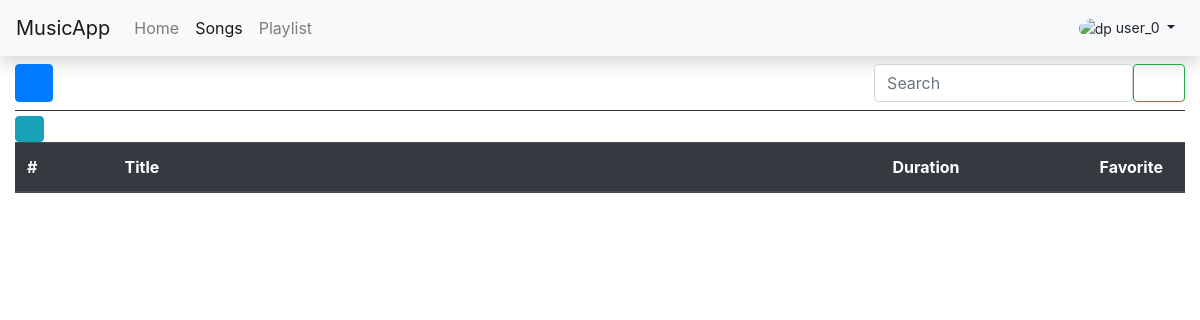
Page /music/songs (signed in) on the earlier database version.
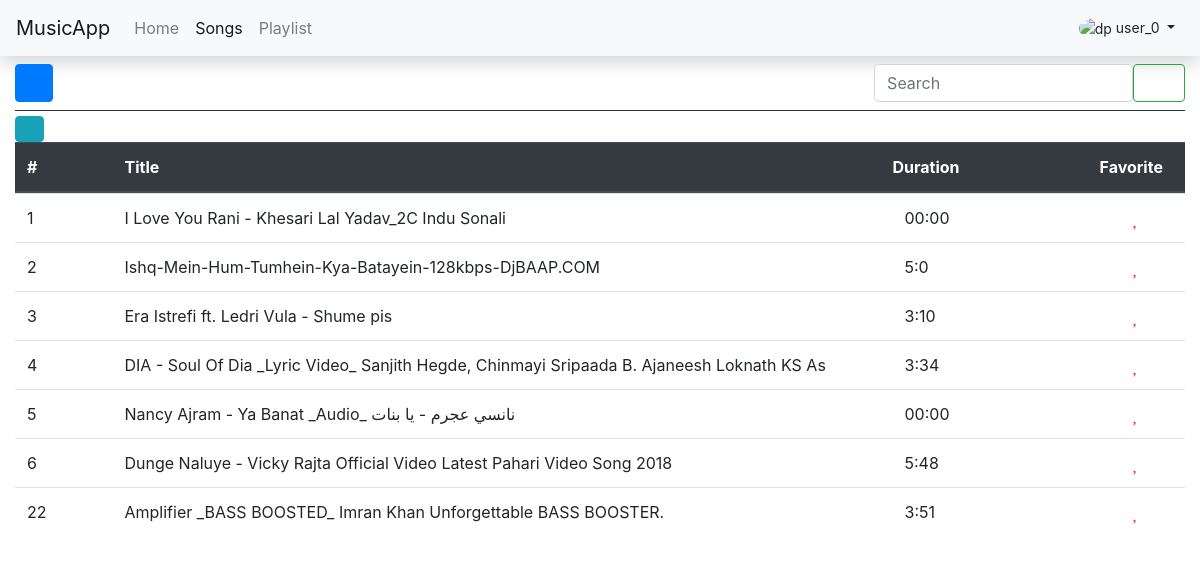
Same page on the later database version.
### music/models.py (models this page shows, shortened)
class Song(models.Model):
    song_title = models.CharField(max_length=250)
    song_artist = models.CharField(max_length=250)
    song_duration = models.CharField(max_length=6, default='00:00')
    song_file = models.FileField(blank=True, null=True)
    song_scope = models.CharField(max_length=20, choices=SCOPE)
    song_released_on = models.CharField(max_length=4, blank=True, null=True)
    song_cover = models.ImageField(blank=True, null=True, upload_to='img')
    song_added_by = models.ForeignKey(User,
                                      null=True,
                                      on_delete=models.CASCADE)

### music/views.py (the view)
# urls.py: path('songs', views.songs_view, name='songs'),
@login_required(login_url='/music/')
def songs_view(request):
    return render(request, 'music/songs.html', {
        'pg_active': True,
    })

### music/templates/music/songs.html (shortened to what this page needs)
{% extends 'music/base.html' %}
{% block songs_link %}
<li class="nav-item active">
    <a class="nav-link" href={% url 'music:songs' %}>Songs <span class="sr-only">(current)</span></a>
</li>
{% endblock songs_link %}
{% block current_username %}
{{user.username}}
{% endblock current_username %}
{% block content %}
<div class="container-fluid px-0">
    <div class="row my-0 my-sm-2 ">
        <div class="col-md-6 col-sm-4 col-2 my-2 my-sm-0">
            <button type="button" class="btn btn-primary float-left rounded-30" data-toggle="modal"
                data-target="#dndadd"><i class="fas fa-plus" data-toggle='tooltip' data-title='Add Songs'
                    data-placement='right'></i></button>
        </div>
        <div class="col-md-6 col-sm-8 col-10 my-0 my-sm-0">
            <form class="form-inline float-right">
                <input class="form-control mr-sm-0 mr-0 col-10 col-sm-10 rounded-lg" type="text" placeholder="Search">
                <button class="btn btn-outline-success my-2 col-2 col-sm-2 my-sm-0" type="submit"><i
                        class="fas fa-search fa-sm"></i></button>
            </form>
        </div>
    </div>
    <hr class='display-4 bg-dark my-1'>
    <div class="container-fluid p-0">
        <div class="row">
            <div class="container-fluid col-lg-12 p-0">
                <div class="container-fluid">
                    <a name="selectsong" id="songselector" class="btn btn-info p-0" href="#" role="button">
                        <i class="fas fa-edit fa-lg fa-fw" data-toggle='tooltip' data-title='Select'
                            data-placement='top'></i>
                    </a>
                </div>
                <div class="container-fluid">
                    <table class="table demo table-fixed table-hover table-responsive-lg mx-0">
                        <thead class="thead-dark">
                            <tr scope="row display-2">
                                <th scope="col" class='col-lg-1 col-2 col-sm-1' data-hint='songidHead'>#</th>
                                <th scope="col" class='col-lg-8 col-8 col-sm-8' data-hint='titleHead'>Title</th>
                                <th scope="col" class='col-lg-2 col-2 col-sm-2 d-none d-sm-block px-0'
                                    data-hint='durationHead'>Duration</th>
                                <th scope="col" class="col-lg-1 col-2 col-sm-1" data-hint='favoriteHead'>Favorite</th>
                            </tr>
                        </thead>
                        <tbody id='songcontent'>
                            {% for song in user.song_set.all %}
                            <tr scope="row" data-id={{ song.id }} data-is='unchecked'>
                                <td class="col-lg-1 col-2 col-sm-1" data-hint='songid'>{{song.id}}</td>
                                <td class="col-lg-8 col-8 col-sm-8" data-hint='title'>{{song.song_title}}</td>
                                <td class="col-lg-2 col-2 col-sm-2 d-none d-sm-block" data-hint='duration'>
                                    {{song.song_duration}}</td>
                                <td class='col-lg-1 col-2 col-sm-1 text-center' data-hint='favorite'><i
                                        class="fa{% if song.is_fav %}s{% else %}r{% endif %} fa-heart fa-lg text-danger"></i>
                                </td>
                            </tr>
                            {% endfor %}
                        </tbody>
                    </table>
                </div>
            </div>
        </div>
    </div>
</div>
{% endblock content %}

Differences in the rows shown:
added Song: id "1", song_title "I Love You Rani - Khesari Lal Yadav_2C Indu Sonali", song_duration "00:00"
added Song: id "2", song_title "Ishq-Mein-Hum-Tumhein-Kya-Batayein-128kbps-DjBAAP.COM", song_duration "5:0"
added Song: id "3", song_title "Era Istrefi ft. Ledri Vula - Shume pis", song_duration "3:10"
added Song: id "4", song_title "DIA - Soul Of Dia _Lyric Video_ Sanjith Hegde, Chinmayi Sripaada B. Ajaneesh Loknath KS As", song_duration "3:34"
added Song: id "5", song_title "Nancy Ajram - Ya Banat _Audio_ نانسي عجرم - يا بنات", song_duration "00:00"
added Song: id "6", song_title "Dunge Naluye - Vicky Rajta Official Video Latest Pahari Video Song 2018", song_duration "5:48"
added Song: id "22", song_title "Amplifier _BASS BOOSTED_ Imran Khan Unforgettable BASS BOOSTER.", song_duration "3:51"
